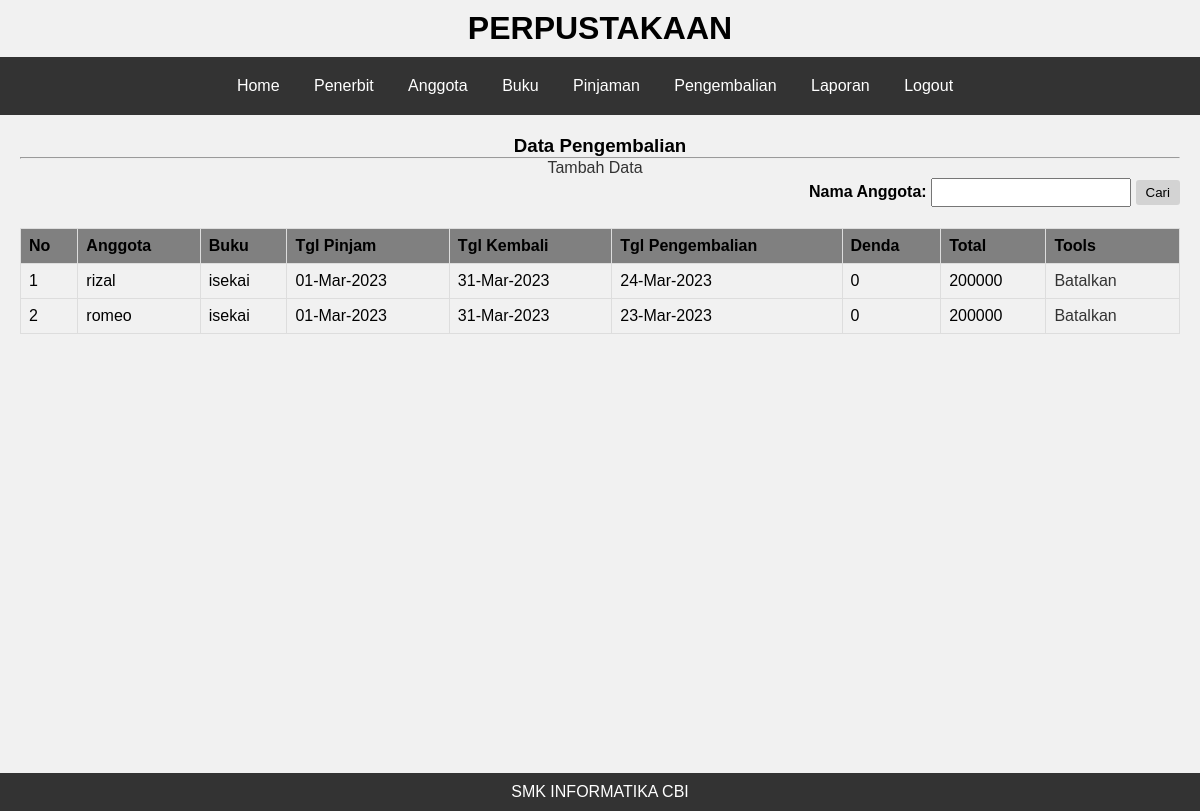
/media.php?content=pengembalian (signed in), run on the app's committed database.
### tables this page shows
CREATE TABLE `tbl_pinjaman` (
  `id_pinjaman` int(11) NOT NULL,
  `id_buku` int(11) DEFAULT NULL,
  `id_anggota` int(11) DEFAULT NULL,
  `tanggal_pinjam` date DEFAULT NULL,
  `tanggal_kembali` date DEFAULT NULL,
  `status_pinjaman` enum('1','0') DEFAULT NULL
);

CREATE TABLE `tbl_anggota` (
  `id_anggota` int(5) NOT NULL,
  `nama_anggota` varchar(45) DEFAULT NULL,
  `no_telp_anggota` varchar(15) DEFAULT NULL,
  `alamat_anggota` varchar(50) DEFAULT NULL,
  `email_anggota` varchar(30) DEFAULT NULL
);

CREATE TABLE `tbl_buku` (
  `id_buku` int(5) NOT NULL,
  `id_penerbit` int(11) DEFAULT NULL,
  `id_rak` int(11) DEFAULT NULL,
  `kategori` varchar(25) DEFAULT NULL,
  `nama_buku` varchar(50) DEFAULT NULL,
  `stok` int(3) DEFAULT NULL,
  `harga` int(11) DEFAULT NULL
);

CREATE TABLE `tbl_pengembalian` (
  `id_pengembalian` int(11) NOT NULL,
  `id_pinjaman` int(11) DEFAULT NULL,
  `tanggal_pengembalian` date DEFAULT NULL,
  `denda` int(11) DEFAULT NULL,
  `total` double DEFAULT NULL
);

### fungsi_tanggal.php (called while the page is built)
<?php
function tgl_tampil($date){
	$pecah = explode('-',$date);
	if ($pecah[1]=="1") {
		$bulan = "Jan";
	}elseif ($pecah[1]=="2") {
		$bulan = "Feb";
	}
	elseif ($pecah[1]=="2") {
		$bulan = "Feb";
	}
	elseif ($pecah[1]=="3") {
		$bulan = "Mar";
	}
	elseif ($pecah[1]=="4") {
		$bulan = "Apr";
	}
	elseif ($pecah[1]=="5") {
		$bulan = "Mei";
	}
	elseif ($pecah[1]=="6") {
		$bulan = "Jun";
	}
	elseif ($pecah[1]=="7") {
		$bulan = "Jul";
	}
	elseif ($pecah[1]=="8") {
		$bulan = "Agu";
	}
	elseif ($pecah[1]=="9") {
		$bulan = "Sep";
	}
	elseif ($pecah[1]=="10") {
		$bulan = "Okt";
	}
	elseif ($pecah[1]=="11") {
		$bulan = "Nov";
	}
	elseif ($pecah[1]=="2") {
		$bulan = "Des";
	}
		$date = $pecah[2].'-'.$bulan.'-'.$pecah[0];
	return $date;
}
?>

### content/pengembalian/pengembalian.php (the view)
<?php include '././koneksi.php';
include '././fungsi_tanggal.php';
$no = 1;
$dataCari = isset($_POST['txtCari']) ? $_POST['txtCari'] : '';
?>
<h3>Data Pengembalian</h3>
<hr>
<a href="media.php?content=tambah_pengembalian">Tambah Data</a>
<div style="text-align: right;margin-bottom: 5px">
  <form action="<?php $_SERVER['PHP_SELF']; ?>" method="post" name="form1" target="_self">
    <b>Nama Anggota:</b>
    <input name="txtCari" type="text" value="<?php echo $dataCari; ?>" size="40" maxlength="100" /> <input
      name="btnCari" type="submit" value="Cari" />
  </form>
</div>
<table width="100%" align="center" border="1" cellpadding="5">
  <tr>
    <th bgcolor="grey">No</th>
    <th bgcolor="grey">Anggota</th>
    <th bgcolor="grey">Buku</th>
    <th bgcolor="grey">Tgl Pinjam</th>
    <th bgcolor="grey">Tgl Kembali</th>
    <th bgcolor="grey">Tgl Pengembalian</th>
    <th bgcolor="grey">Denda</th>
    <th bgcolor="grey">Total</th>
    <th bgcolor="grey">Tools</th>
  </tr>
  <?php
  if (isset($_POST['btnCari'])) {
    $data_pengembalian = mysqli_query($koneksi, "SELECT * FROM tbl_pinjaman P, tbl_pengembalian N,tbl_buku B, tbl_anggota A WHERE N.id_pinjaman = P.id pinjaman AND P.id_buku = B.id_buku AND P = P.id_anggota = A.id_anggota AND nama_anggota LIKE '%$dataCari%' ORDER BY nama_anggota");
  } else {
    $data_pengembalian = mysqli_query($koneksi, "SELECT * FROM tbl_pinjaman P, tbl_pengembalian N, tbl_buku B, tbl_anggota A WHERE N.id_pinjaman=P.id_pinjaman AND P.id_buku = B.id_buku AND P.id_anggota = A.id_anggota");
  }
  while ($row = mysqli_fetch_array($data_pengembalian)) {
    ?>
    <tr>
      <td>
        <?php echo $no++ ?>
      </td>
      <td>
        <?php echo $row['nama_anggota'] ?>
      </td>
      <td>
        <?php echo $row['nama_buku'] ?>
      </td>
      <td>
        <?php echo tgl_tampil($row['tanggal_pinjam']) ?>
      </td>
      <td>
        <?php echo tgl_tampil($row['tanggal_kembali']) ?>
      </td>
      <td>
        <?php echo tgl_tampil($row['tanggal_pengembalian']) ?>
      </td>
      <td>
        <?php echo $row['denda'] ?>
      </td>
      <td>
        <?php echo $row['total'] ?>
      </td>
      <td>
        <a href="content/pengembalian/hapus_pengembalian.php?id=<?php echo $row['id_pinjaman'] ?>">
          Batalkan</a>
      </td>
    </tr>
    <?php
  }
  ?>
</table>

### desain/media.css (style rules this page uses)
body { font-family: Arial, sans-serif; margin: 0; }

### desain/penerbit.css (style rules this page uses)
* { padding: 0; margin: 0; }
table { width: 100%; border-collapse: collapse; margin: 20px 0; }
th, td { border: 1px solid #ddd; padding: 8px; text-align: left; }
th { background-color: grey; }
form { display: inline-block; text-align: right; margin-bottom: 10px; }
input[type="text"] { width: 200px; padding: 5px; margin-left: 10px; }
input[type="submit"] { padding: 5px 10px; background-color: lightgrey; border: none; border-radius: 3px; cursor: pointer; }
a { text-decoration: none; color: #333; margin-right: 10px; }

### desain/tambah_penerbit.css (style rules this page uses)
form { width: 500px; margin: 0 auto; }
table { border-collapse: collapse; width: 100%; }
th, td { padding: 8px; text-align: left; border-bottom: 1px solid #ddd; }
input[type=text], input[type=number], textarea { margin: 1px 0; box-sizing: border-box; }

### data on the page
tbl_pinjaman: id_anggota.nama_anggota "rizal", id_buku.nama_buku "isekai", tanggal_pinjam "01-Mar-2023", tanggal_kembali "31-Mar-2023", tbl_pengembalian.tanggal_pengembalian "24-Mar-2023", tbl_pengembalian.denda "0", tbl_pengembalian.total "200000"
tbl_pinjaman: id_anggota.nama_anggota "romeo", id_buku.nama_buku "isekai", tanggal_pinjam "01-Mar-2023", tanggal_kembali "31-Mar-2023", tbl_pengembalian.tanggal_pengembalian "23-Mar-2023", tbl_pengembalian.denda "0", tbl_pengembalian.total "200000"
